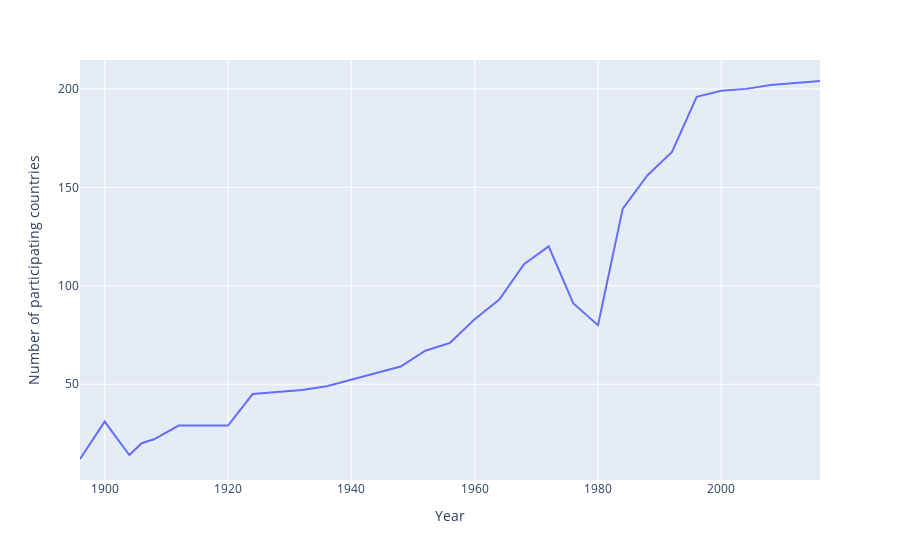

Here is the notebook cell this chart was saved with:
### Code cell
import plotly.express as px

fig = px.line(nations_over_time, x = 'Year', y ='Number of participating countries')
fig

### Figure 1 — Plotly figure (JSON) as saved in the notebook; plotly's stock layout.template omitted (floating-point values rounded to 4 significant figures)
{"data": [{"hovertemplate": "Year=%{x}<br>Number of participating countries=%{y}<extra></extra>", "legendgroup": "", "line": {"color": "#636efa", "dash": "solid"}, "marker": {"symbol": "circle"}, "mode": "lines", "name": "", "orientation": "v", "showlegend": false, "type": "scatter", "x": [1896, 1900, 1904, 1906, 1908, 1912, 1920, 1924, 1928, 1932, 1936, 1948, 1952, 1956, 1960, 1964, 1968, 1972, 1976, 1980, 1984, 1988, 1992, 1996, 2000, 2004, 2008, 2012, 2016], "xaxis": "x", "y": [12, 31, 14, 20, 22, 29, 29, 45, 46, 47, 49, 59, 67, 71, 83, 93, 111, 120, 91, 80, 139, 156, 168, 196, 199, 200, 202, 203, 204], "yaxis": "y"}], "layout": {"legend": {"tracegroupgap": 0}, "margin": {"t": 60}, "xaxis": {"anchor": "y", "domain": [0, 1], "title": {"text": "Year"}}, "yaxis": {"anchor": "x", "domain": [0, 1], "title": {"text": "Number of participating countries"}}}}
